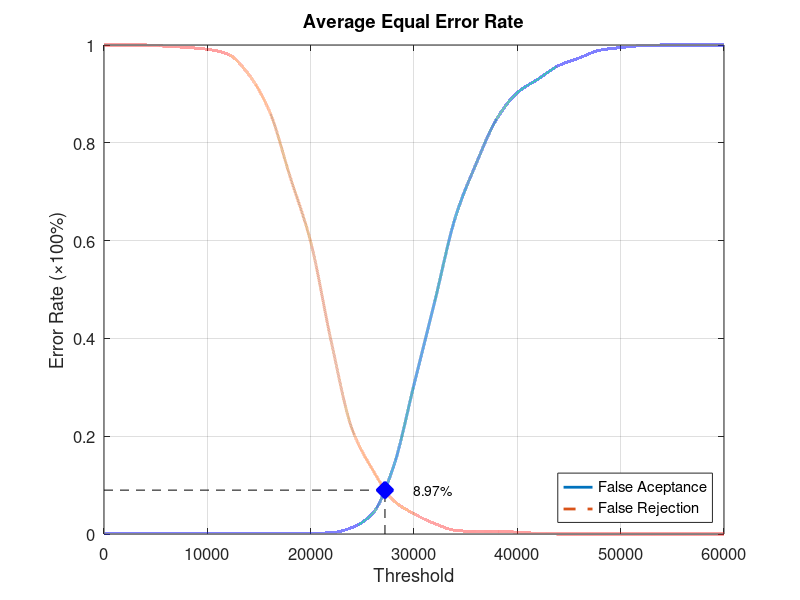
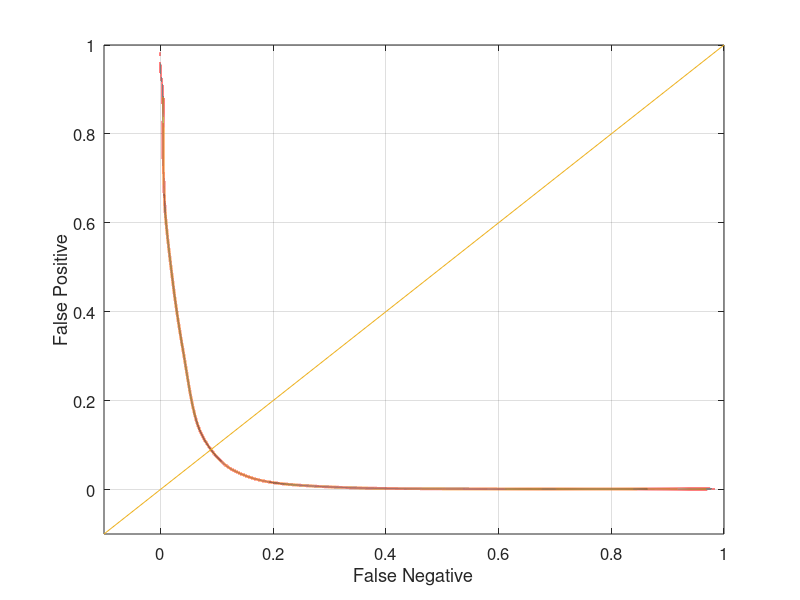

Recreate these plots in MATLAB, in order.
function yEER = Experiment4Average
close all;
clear;
clc;
x = 0:2000:60000;
xq = 0:0.5:60000;

y0 = [0 0.00131579 0.00131579 0.00131579 0.00131579 0.00131579 0.00131579 0.00131579 0.00131579 0.00131579 0.00131579 0.00263158 0.0131579 0.0421053 0.136842 0.305263 0.475 0.647368 0.756579 0.848684 0.902632 0.930263 0.957895 0.973684 0.989474 0.994737 0.998684 1 1 1 1];
yy0 = interp1(x, y0, xq, 'pchip');
y1 = [1 1 1 0.9975 0.995 0.99125 0.98125 0.94 0.865 0.73125 0.5975 0.3925 0.215 0.13125 0.06875 0.04125 0.02125 0.0075 0.005 0.005 0.00375 0.00125 0 0 0 0 0 0 0 0 0];
yy1 = interp1(x, y1, xq, 'pchip');

% Calculating EER: 
y2 = abs(y0 - y1);
find(y2 == min(y2))
yy2 = abs(yy0 - yy1);
xEER = find(yy2 == min(yy2));
xEERIndex = xq(xEER) % X-axis EER
yEER = yy0(xEER) % Y-axis EER

main = figure
plot(xq, yy0,'-','LineWidth', 2);	hold on
plot(xq, yy1,'--','LineWidth', 2);	hold on
plot([xEERIndex xEERIndex], [0 yEER], 'k--');	hold on
plot([0 xEERIndex], [yEER yEER], 'k--');	hold on
plot(xEERIndex, yEER, 'bx', 'LineWidth', 10);	hold on
text(xEERIndex + 10 * xEERIndex / 100, yEER, [num2str(round((10000 * yEER)) / 100) '%'])
legend('False Aceptance', 'False Rejection', 'Location', 'SouthEast')
xlabel('Threshold')
ylabel('Error Rate (\times100%)')
title('Average Equal Error Rate')
set(gca, 'FontSize', 12)
axis([0 60000 0 1])
grid on

print(main, 'Experiment4AverageMain', '-dpng');
FNRxFPR = figure('Color', [1 1 1]);
plot(yy1, yy0, '-', yy1, yy0, 'LineWidth', 2);
hold on
y = -0.1:0.1:1
plot(y, y); 
set(gca, 'FontSize', 12)
xlabel('False Negative')
ylabel('False Positive')
axis([-0.1 1 -0.1 1])
set(gca, 'FontSize', 12)
grid on

print(FNRxFPR, 'Experiment4AverageFNRxFPR','-dpng');
end
